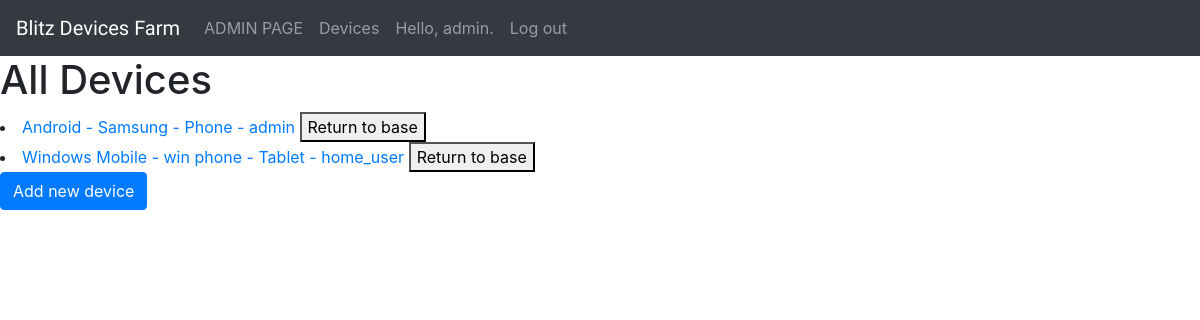
/ (signed in), run on an earlier commit of the app's database.
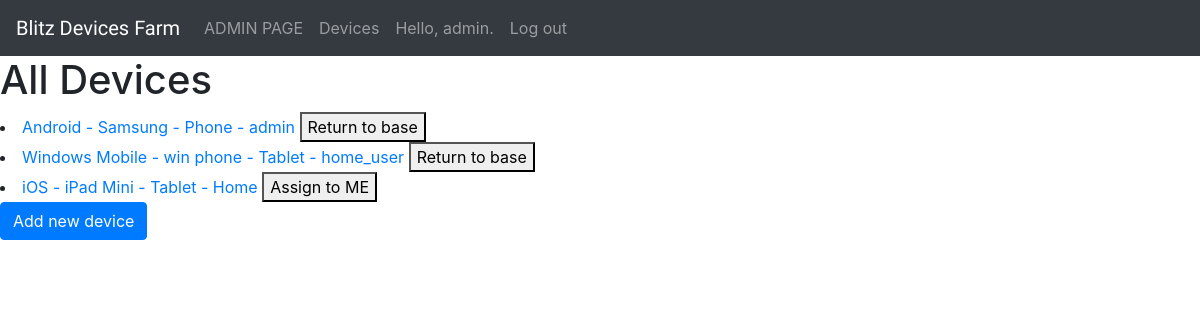
And on a later commit of the database.
### users/models.py (models this page shows)
class User(AbstractUser):
    room = models.PositiveIntegerField(null=True)
    def __str__(self):
        return self.username

### devices_farm/models.py (models this page shows, shortened)
class Device(models.Model):
    objects = models.Manager()
    ANDROID = 'Android'
    IOS = 'iOS'
    WIN_MOBILE = 'Windows Mobile'
    PLATFORMS = (
        (IOS, IOS),
        (ANDROID, ANDROID),
        (WIN_MOBILE, WIN_MOBILE)
    )
    device_platform = models.CharField(
        name='platform',
        max_length=20,
        choices=PLATFORMS,
    )
    device_name = models.CharField(
        max_length=20,
    )
    PHONE = 'Phone'
    TABLET = 'Tablet'
    TYPES = (
        (PHONE, PHONE),
        (TABLET, TABLET),
    )
    device_type = models.CharField(
        name='type',
        max_length=20,
        choices=TYPES,
        default=PHONE,
    )
    os_version = models.CharField(
        max_length=10,
        default=None,
    )
    device_gpu = models.CharField(
        max_length=20,
        blank=True,
        help_text='Only required if Platform is "Android".',
    )
    device_owner = models.ForeignKey(
        User,
        name='owner',
        on_delete=models.SET_NULL,
        null=True,
        related_name='user_owner'
    )
    current_holder = models.ForeignKey(
        User,
        name='holder',
        on_delete=models.SET_NULL,
        null=True,
        related_name='user_holder'
    )
    company_number = models.CharField(
        max_length=20,
        blank=True,
        default='',
    )
    serial_number = models.CharField(
        max_length=20,
    )
    mac_address = MACAddressField(
        null=True,
        blank=True,
        integer=False,
        default='',
    )
    imei_number = models.CharField(
        name='imei',
        max_length=20,
        blank=True,
        default='',
    )
    sim_card = models.BooleanField(
        default=True,
    )
    sd_card = models.BooleanField(
        default=False,
    )
    screen_resolution = models.CharField(
        max_length=20,
        blank=True,
        default='',
    )
    screen_diagonal = models.CharField(
        max_length=20,
        blank=True,
        default='',
    )
    memory_size = models.IntegerField(
        help_text='Size in GB.',
    )
    device_color = models.CharField(
        name='color',
        max_length=20,
        blank=True,
        default='',
    )
    is_active = models.BooleanField(
        default=True,
    )
    characteristics_url = models.URLField(
        default='',
        blank=True,
    )
    class Meta:
        ordering = ['platform', 'type', 'device_name']
    def get_absolute_url(self):
        return reverse('devices_farm:device', args=[str(self.id)])

### devices_farm/views.py (the view)
# urls.py: url(r'^$', views.DeviceList.as_view(), name='devices'),
class DeviceList(ListView):
    model = Device
    context_object_name = 'devices'
    template_name = 'devices_farm/devices.html'
    paginate_by = 10
    @method_decorator(login_required)
    def dispatch(self, request, *args, **kwargs):
        return super(DeviceList, self).dispatch(request, *args, **kwargs)

### devices_farm/templates/devices_farm/devices.html
{% extends "devices_farm/base.html" %}
{% load static %}
{% block content %}
    <h1>All Devices</h1>
    {% for device in devices %}
        <li>
            <a href="{{ device.get_absolute_url }}">
                {{ device.platform }} -
                {{ device.device_name }} -
                {{ device.type }} -
                {{ device.holder }}
            </a>
            {% if user == device.owner %}
                <button>
                    Return to base
                </button>
            {% else %}
                <button>
                    Assign to ME
                </button>
            {% endif %}
        </li>
    {% empty %}
        <li>
            <h3>There isn't added devices.</h3>
        </li>
    {% endfor %}
    <form action="{% url 'devices_farm:add-device' %}">
        <button name="submit" class="btn btn-primary">Add new device</button>
    </form>
{% endblock content %}

### devices_farm/templates/devices_farm/base.html (shortened to what this page needs)
<!DOCTYPE html>
{% load static %}
<html lang="en">
<head>
    <link rel="stylesheet" href="https://stackpath.bootstrapcdn.com/bootstrap/4.1.3/css/bootstrap.min.css">
    <link rel="stylesheet" href="{% static 'devices_farm/devices_farm.css' %}">
    <script src="https://maxcdn.bootstrapcdn.com/bootstrap/3.3.7/js/bootstrap.min.js"></script></head>
<body>
    <nav class="navbar sticky-top navbar-expand-lg navbar-dark bg-dark">
        <a class="navbar-brand" href="#">Blitz Devices Farm</a>
        <div class="collapse navbar-collapse" id="navbarSupportedContent">
            <ul class="navbar-nav mr-auto">
                <li class="nav-item">
                    <a class="nav-link" href="http://127.0.0.1:8000/admin/">ADMIN PAGE</a>
                </li>
                {% if user.is_authenticated %}
                <li class="nav-item">
                    <a class="nav-link" href="{% url 'devices_farm:devices' %}">Devices</a>
                </li>
                <li class="nav-item">
                    <a class="nav-link" href="#">Hello, {{ user.username }}.</a>
                </li>
                <li class="nav-item">
                    <a class="nav-link" href="{% url 'users:logout' %}">Log out</a>
                </li>
                {% endif %}
            </ul>
        </div>
    </nav>
    {% block content %}
    {% endblock content %}
</body>
</html>

### devices_farm/static/devices_farm/devices_farm.css (style rules this page uses)
.navbar-brand { font-family: 'Lobster', cursive; }

What changed in the data, as far as the page shows it:
added Device: platform "iOS", device_name "iPad Mini", type "Tablet", holder "Home", shows "Assign to ME"
